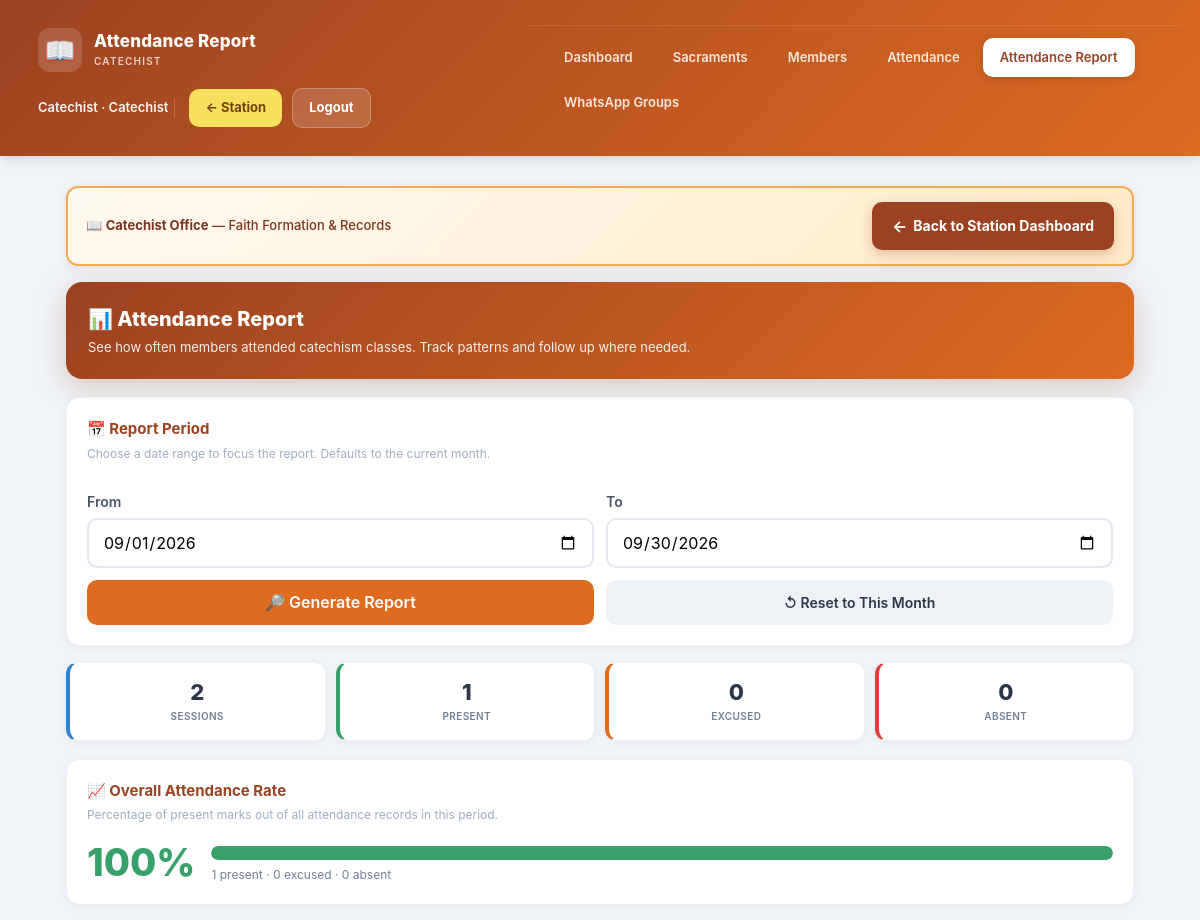
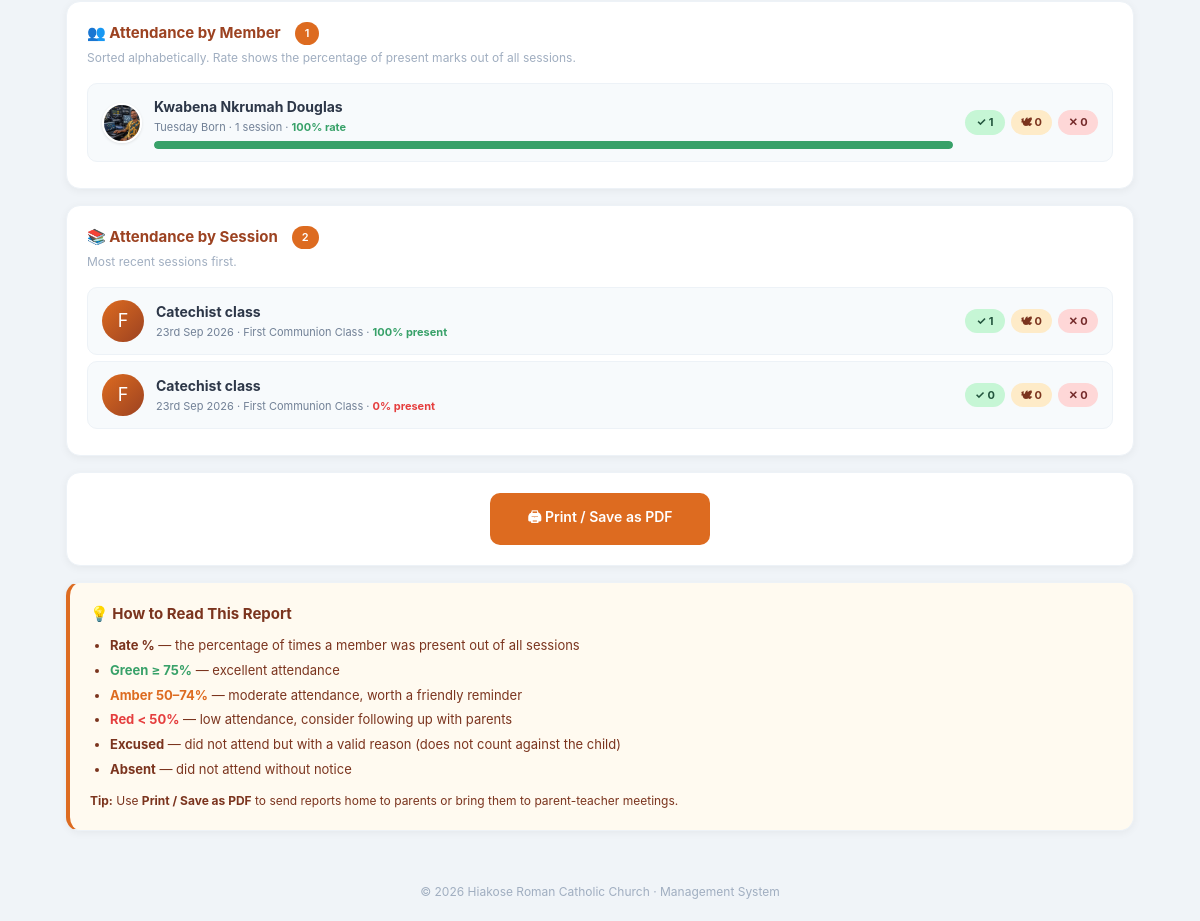
Screenshot of /catechist/attendance_report.php (signed in) with the database file from the repository (2 pictures, top to bottom).
### tables this page shows
CREATE TABLE `members` (
  `id` int(11) NOT NULL AUTO_INCREMENT,
  `full_name` varchar(150) NOT NULL,
  `photo` varchar(255) DEFAULT NULL,
  `gender` enum('Male','Female') DEFAULT NULL,
  `dob` date DEFAULT NULL,
  `birth_year` smallint(6) DEFAULT NULL,
  `approx_age` tinyint(4) DEFAULT NULL,
  `dob_known` enum('full','year','age','unknown') DEFAULT 'full',
  `place_of_birth` varchar(150) DEFAULT NULL,
  `phone` varchar(30) DEFAULT NULL,
  `marital_status` enum('Single','Married','Widowed','Divorced') DEFAULT NULL,
  `baptism` enum('Baptized Catholic','Not Baptized','Other Denomination') DEFAULT NULL,
  `day_born` varchar(15) DEFAULT NULL,
  `created_at` timestamp NOT NULL DEFAULT current_timestamp(),
  PRIMARY KEY (`id`)
);

CREATE TABLE `attendance_sessions` (
  `id` int(11) NOT NULL AUTO_INCREMENT,
  `title` varchar(150) NOT NULL,
  `session_date` date NOT NULL,
  `category` varchar(60) DEFAULT 'Catechism',
  `note` varchar(255) DEFAULT NULL,
  `created_by` varchar(100) DEFAULT NULL,
  `created_at` timestamp NOT NULL DEFAULT current_timestamp(),
  PRIMARY KEY (`id`)
);

CREATE TABLE `settings` (
  `id` int(11) NOT NULL DEFAULT 1,
  `church_name` varchar(150) DEFAULT 'Roman Catholic Church',
  `currency` varchar(10) DEFAULT 'GH₵',
  `timezone` varchar(60) DEFAULT 'Africa/Accra',
  `default_currency_code` varchar(10) DEFAULT 'GHS',
  PRIMARY KEY (`id`)
);

### config/database.php (called while the page is built, shortened)
<?php
$DB_HOST = 'localhost';
$DB_NAME = 'church_db';
$DB_USER = 'root';
$DB_PASS = '';
try {
    $pdo = new PDO(
        "mysql:host=$DB_HOST;dbname=$DB_NAME;charset=utf8mb4",
        $DB_USER,
        $DB_PASS,
        [
            PDO::ATTR_ERRMODE            => PDO::ERRMODE_EXCEPTION,
            PDO::ATTR_DEFAULT_FETCH_MODE => PDO::FETCH_ASSOC,
            PDO::ATTR_EMULATE_PREPARES   => false,
        ]
    );
} catch (PDOException $e) {
    die("Database connection failed: " . $e->getMessage());
}
$settings = $pdo->query("SELECT * FROM settings WHERE id=1")->fetch();
require_once __DIR__ . '/../includes/functions.php';

### includes/auth.php (called while the page is built, shortened)
<?php
require_once __DIR__ . '/../config/database.php';

### catechist/attendance_report.php (the view, shortened to what this page needs)
<?php
require_once __DIR__ . '/_layout.php';
$from = get('from') ?: 'date'('Y-m-01');
$to   = get('to')   ?: 'date'('Y-m-t');
$rows = [];
try {
    $stmt = $pdo->prepare("
        SELECT m.id, m.full_name, m.photo, m.day_born,
               SUM(CASE WHEN ar.status='present' THEN 1 ELSE 0 END) AS present,
               SUM(CASE WHEN ar.status='absent'  THEN 1 ELSE 0 END) AS absent,
               SUM(CASE WHEN ar.status='excused' THEN 1 ELSE 0 END) AS excused,
               COUNT(ar.id) AS total
        FROM members m
        LEFT JOIN attendance_records ar ON ar.member_id = m.id
        LEFT JOIN attendance_sessions s ON s.id = ar.session_id
        WHERE (s.session_date BETWEEN ? AND ?) OR s.session_date IS NULL
        GROUP BY m.id, m.full_name, m.photo, m.day_born
        ORDER BY m.full_name
    ");
    $stmt->execute([$from, $to]);
    $rows = $stmt->fetchAll();
} catch (PDOException $e) {
    $rows = [];
}
$sessions = [];
try {
    $stmt = $pdo->prepare("
        SELECT s.id, s.title, s.session_date, s.category,
               SUM(CASE WHEN ar.status='present' THEN 1 ELSE 0 END) AS present,
               SUM(CASE WHEN ar.status='absent'  THEN 1 ELSE 0 END) AS absent,
               SUM(CASE WHEN ar.status='excused' THEN 1 ELSE 0 END) AS excused,
               COUNT(ar.id) AS total
        FROM attendance_sessions s
        LEFT JOIN attendance_records ar ON ar.session_id = s.id
        WHERE s.session_date BETWEEN ? AND ?
        GROUP BY s.id, s.title, s.session_date, s.category
        ORDER BY s.session_date DESC, s.id DESC
    ");
    $stmt->execute([$from, $to]);
    $sessions = $stmt->fetchAll();
} catch (PDOException $e) {
    $sessions = [];
}
$totSessions = count($sessions);
$totPresent  = 0;
$totAbsent   = 0;
$totExcused  = 0;
foreach ($sessions as $s) {
    $totPresent += (int)($s['present'] ?? 0);
    $totAbsent  += (int)($s['absent']  ?? 0);
    $totExcused += (int)($s['excused'] ?? 0);
}
$totAll = $totPresent + $totAbsent + $totExcused;
$overallRate = $totAll > 0 ? round($totPresent / $totAll * 100) : 0;
?>
<div class="cat-ar-hero">
  <h1>📊 Attendance Report</h1>
  <p>See how often members attended catechism classes. Track patterns and follow up where needed.</p>
</div>
<div class="cat-ar-section no-print">
  <h3>📅 Report Period</h3>
  <p class="subtitle">
    Choose a date range to focus the report. Defaults to the current month.
  </p>
  <form method="get">
    <div class="grid grid-2">
      <div>
        <label>From</label>
        <input name="from" type="date" value="<?= e($from) ?>">
      </div>
      <div>
        <label>To</label>
        <input name="to" type="date" value="<?= e($to) ?>">
      </div>
    </div>
    <div class="grid grid-2" style="margin-top:12px;">
      <button class="btn-primary" style="margin-top:0;background:#dd6b20;">
        🔎 Generate Report
      </button>
      <a class="btn-sm btn-ghost" style="text-align:center;padding:12px;text-decoration:none;"
         href="attendance_report.php">↺ Reset to This Month</a>
    </div>
  </form>
</div>
<div class="cat-ar-tiles">
  <div class="cat-ar-tile blue">
    <div class="n"><?= $totSessions ?></div>
    <div class="lbl">Sessions</div>
  </div>
  <div class="cat-ar-tile green">
    <div class="n"><?= $totPresent ?></div>
    <div class="lbl">Present</div>
  </div>
  <div class="cat-ar-tile orange">
    <div class="n"><?= $totExcused ?></div>
    <div class="lbl">Excused</div>
  </div>
  <div class="cat-ar-tile red">
    <div class="n"><?= $totAbsent ?></div>
    <div class="lbl">Absent</div>
  </div>
</div>
<?php if ($totAll > 0):
  $color = $overallRate >= 75 ? '#38a169' : ($overallRate >= 50 ? '#dd6b20' : '#e53e3e');
?>
  <div class="cat-ar-section">
    <h3>📈 Overall Attendance Rate</h3>
    <p class="subtitle">
      Percentage of present marks out of all attendance records in this period.
    </p>
    <div style="display:flex;align-items:center;gap:16px;">
      <div style="font-size:38px;font-weight:800;color:<?= $color ?>;line-height:1;">
        <?= $overallRate ?>%
      </div>
      <div style="flex:1;">
        <div class="rate-bar" style="height:14px;">
          <div class="rate-bar-fill"
               style="width:<?= $overallRate ?>%;background:<?= $color ?>;"></div>
        </div>
        <div style="font-size:12px;color:#718096;margin-top:6px;">
          <?= $totPresent ?> present · <?= $totExcused ?> excused · <?= $totAbsent ?> absent
        </div>
      </div>
    </div>
  </div>
<?php endif; ?>
<div class="cat-ar-section">
  <h3>
    👥 Attendance by Member
    <span class="badge" style="margin-left:6px;background:#dd6b20;color:#fff;">
      <?= count($rows) ?>
    </span>
  </h3>
  <p class="subtitle">
    Sorted alphabetically. Rate shows the percentage of present marks out of all sessions.
  </p>
  <?php if (!$rows): ?>
    <div class="empty">
      No attendance records in this period. Create a session in
      <a href="attendance.php" style="color:#dd6b20;">Attendance</a> to start tracking.
    </div>
  <?php else: foreach ($rows as $r):
    $total = (int)($r['total'] ?? 0);
    $rate  = $total > 0 ? round((int)($r['present'] ?? 0) / $total * 100) : 0;
    $color = $rate >= 75 ? '#38a169' : ($rate >= 50 ? '#dd6b20' : '#e53e3e');
  ?>
    <div class="cat-ar-member">
      <?= memberAvatar($r, 40) ?>
      <div class="cat-ar-info">
        <div class="cat-ar-name"><?= e($r['full_name'] ?? '') ?></div>
        <div class="cat-ar-meta">
          <?php if (!empty($r['day_born'])): ?>
            <?= e($r['day_born']) ?> Born ·
          <?php endif; ?>
          <?= $total ?> session<?= $total === 1 ? '' : 's' ?> ·
          <strong style="color:<?= $color ?>;"><?= $rate ?>% rate</strong>
        </div>
        <div class="rate-bar">
          <div class="rate-bar-fill"
               style="width:<?= $rate ?>%;background:<?= $color ?>;"></div>
        </div>
      </div>
      <div class="cat-ar-stats">
        <span class="cat-ar-stat present" title="Present">
          ✓ <?= (int)($r['present'] ?? 0) ?>
        </span>
        <span class="cat-ar-stat excused" title="Excused">
          🕊 <?= (int)($r['excused'] ?? 0) ?>
        </span>
        <span class="cat-ar-stat absent" title="Absent">
          ✕ <?= (int)($r['absent'] ?? 0) ?>
        </span>
      </div>
    </div>
  <?php endforeach; endif; ?>
</div>
<div class="cat-ar-section">
  <h3>
    📚 Attendance by Session
    <span class="badge" style="margin-left:6px;background:#dd6b20;color:#fff;">
      <?= count($sessions) ?>
    </span>
  </h3>
  <p class="subtitle">
    Most recent sessions first.
  </p>
  <?php if (!$sessions): ?>
    <div class="empty">No sessions in this period.</div>
  <?php else: foreach ($sessions as $s):
    $total = (int)($s['total'] ?? 0);
    $rate  = $total > 0 ? round((int)($s['present'] ?? 0) / $total * 100) : 0;
    $color = $rate >= 75 ? '#38a169' : ($rate >= 50 ? '#dd6b20' : '#e53e3e');
  ?>
    <div class="cat-ar-session">
      <div class="cat-ar-icon">
        <?= e(strtoupper(substr($s['category'] ?? '?', 0, 1))) ?>
      </div>
      <div class="cat-ar-session-info">
        <div class="cat-ar-session-name"><?= e($s['title'] ?? 'Untitled') ?></div>
        <div class="cat-ar-session-meta">
          <?= !empty($s['session_date'])
              ? 'date'('jS M Y', 'strtotime'($s['session_date']))
              : '—' ?>
          · <?= e($s['category'] ?? '') ?>
          · <strong style="color:<?= $color ?>;"><?= $rate ?>% present</strong>
        </div>
      </div>
      <div class="cat-ar-stats">
        <span class="cat-ar-stat present" title="Present">
          ✓ <?= (int)($s['present'] ?? 0) ?>
        </span>
        <span class="cat-ar-stat excused" title="Excused">
          🕊 <?= (int)($s['excused'] ?? 0) ?>
        </span>
        <span class="cat-ar-stat absent" title="Absent">
          ✕ <?= (int)($s['absent'] ?? 0) ?>
        </span>
      </div>
    </div>
  <?php endforeach; endif; ?>
</div>
<div class="cat-ar-section no-print" style="text-align:center;">
  <button class="btn-sm btn-primary"
          style="max-width:220px;margin:0 auto;padding:14px 24px;background:#dd6b20;"
          onclick="window.print()">
    🖨 Print / Save as PDF
  </button>
</div>
<div class="cat-ar-section no-print"
     style="background:#fffaf0;border-left:4px solid #dd6b20;">
  <h3 style="color:#7b341e;">💡 How to Read This Report</h3>
  <ul style="font-size:13px;color:#7b341e;line-height:1.9;padding-left:20px;margin-top:8px;">
    <li><strong>Rate %</strong> — the percentage of times a member was present out of all sessions</li>
    <li><strong style="color:#38a169;">Green ≥ 75%</strong> — excellent attendance</li>
    <li><strong style="color:#dd6b20;">Amber 50–74%</strong> — moderate attendance, worth a friendly reminder</li>
    <li><strong style="color:#e53e3e;">Red &lt; 50%</strong> — low attendance, consider following up with parents</li>
    <li><strong>Excused</strong> — did not attend but with a valid reason (does not count against the child)</li>
    <li><strong>Absent</strong> — did not attend without notice</li>
  </ul>
  <p style="font-size:12px;color:#7b341e;margin-top:10px;">
    <strong>Tip:</strong> Use <strong>Print / Save as PDF</strong> to send reports home to parents
    or bring them to parent-teacher meetings.
  </p>
</div>
<?php include __DIR__ . '/../includes/footer.php'; ?>

### includes/functions.php (shortened to what this page needs)
<?php
function e($s) { return htmlspecialchars($s ?? '', ENT_QUOTES, 'UTF-8'); }
function get($key, $default = '')  { return trim($_GET[$key]  ?? $default); }
    ?>
    <?php
function memberPhoto(?array $member): ?string {
    $diskPath = __DIR__ . '/../uploads/members/' . $member['photo'];
    $docRoot = str_replace('\\', '/', realpath($_SERVER['DOCUMENT_ROOT'] ?? ''));
    $real    = str_replace('\\', '/', realpath($diskPath));
    $rel = substr($real, strlen($docRoot));
    return ($rel !== false && $rel !== '') ? $rel : null;
}
function memberAvatar(?array $member, int $size = 44): string {
    $name    = $member['full_name'] ?? '?';
    $initial = strtoupper(substr($name, 0, 1));
    $photo   = memberPhoto($member);
    $style = "width:{$size}px;height:{$size}px;border-radius:50%;flex-shrink:0;";
    if ($photo) {
        return '<img src="' . e($photo) . '" alt="' . e($name) . '" '
             . 'style="' . $style . 'object-fit:cover;border:2px solid #fff;'
             . 'box-shadow:0 1px 3px rgba(0,0,0,0.1);">';
    }
    return '<div class="avatar" style="' . $style
         . 'background:#6b46c1;color:#fff;display:flex;align-items:center;'
         . 'justify-content:center;font-weight:700;font-size:' . ($size * 0.42) . 'px;">'
         . e($initial) . '</div>';
}

### includes/footer.php (shortened to what this page needs)
</main>
<footer>
  © <?= 'date'('Y') ?> <?= e($settings['church_name'] ?? 'Church') ?> · Management System
</footer>
</body>
</html>

### assets/css/style.css (style rules this page uses)
* { box-sizing: border-box; margin: 0; padding: 0; -webkit-tap-highlight-color: transparent; }
body { font-family: -apple-system, BlinkMacSystemFont, "Segoe UI", Roboto, sans-serif; background: #f0f4f8; color: #1a202c; font-size: 16px; line-height: 1.5; }
a { text-decoration: none; }
label { display: block; font-size: 14px; font-weight: 600; color: #4a5568; margin: 12px 0 6px; }
input, select, textarea { width: 100%; padding: 12px 14px; font-size: 16px; border: 2px solid #e2e8f0; border-radius: 10px; background: #fff; outline: none; transition: border .2s; font-family: inherit; }
button, .btn-sm { font-family: inherit; font-size: 16px; font-weight: 600; cursor: pointer; border: none; border-radius: 10px; padding: 12px 18px; transition: transform .1s, opacity .2s; display: inline-block; }
.btn-primary { background: #6b46c1; color: #fff; width: 100%; margin-top: 20px; }
.btn-sm { padding: 8px 14px; font-size: 14px; }
.btn-ghost { background: #edf2f7; color: #2d3748; }
.grid { display: grid; gap: 12px; grid-template-columns: 1fr; }
@media (min-width: 600px) { .grid-2 { grid-template-columns: 1fr 1fr; } }
.badge { display: inline-block; padding: 3px 10px; border-radius: 999px; font-size: 11px; font-weight: 600; background: #e9d8fd; color: #553c9a; }
footer { text-align: center; padding: 20px; color: #a0aec0; font-size: 12px; }
.badge { background: #e9d8fd; color: #553c9a; }

### rows the page displays
members: photo (picture), full_name "Kwabena Nkrumah Douglas", day_born "Tuesday", total "1", rate "100", present "1", excused "0", absent "0"
attendance_sessions: category "F", title "Catechist class", session_date "23rd Sep 2026", category "First Communion Class", rate "100", present "1", excused "0", absent "0"
attendance_sessions: category "F", title "Catechist class", session_date "23rd Sep 2026", category "First Communion Class", rate "0", present "0", excused "0", absent "0"
settings: church_name "Hiakose Roman Catholic Church"

### other values shown
$pageTitle "Attendance Report"
$u['name'] "Catechist"
$roleLabel "Catechist"
$label "Dashboard"
$label "Sacraments"
$label "Members"
$label "Attendance"
$label "Attendance Report"
$label "WhatsApp Groups"
$totSessions "2"
$totPresent "1"
$totExcused "0"
$totAbsent "0"
$overallRate "100"
count($rows) "1"
